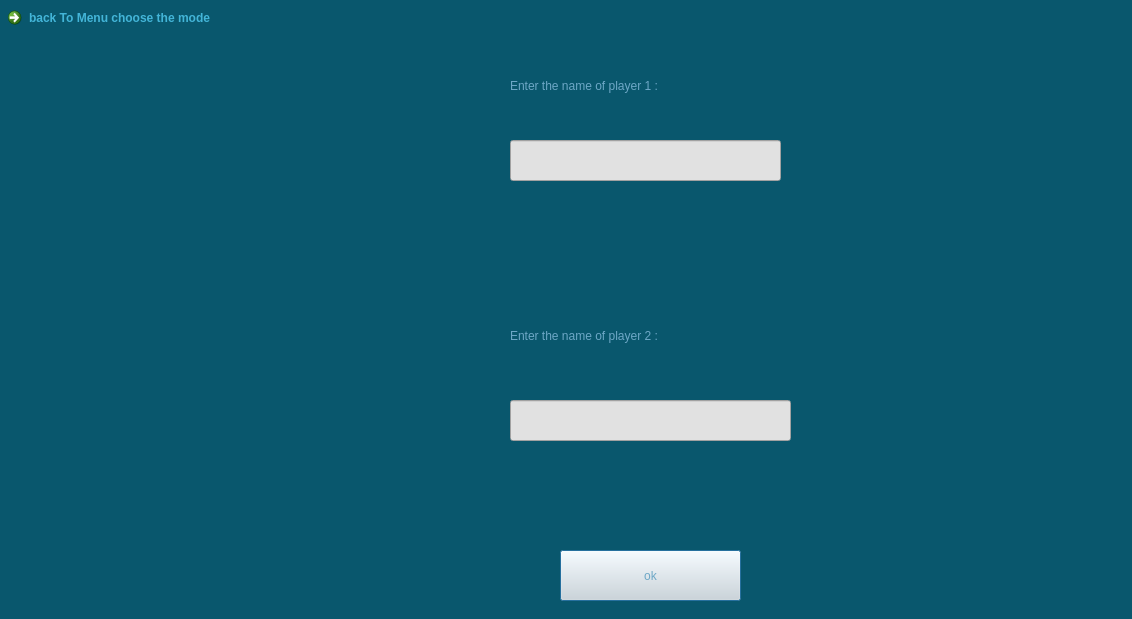
<?xml version="1.0" encoding="UTF-8"?>
<ui version="4.0">
 <class>pvp_mode_questions</class>
 <widget class="QDialog" name="pvp_mode_questions">
  <property name="geometry">
   <rect>
    <x>0</x>
    <y>0</y>
    <width>1132</width>
    <height>619</height>
   </rect>
  </property>
  <property name="windowTitle">
   <string>Dialog</string>
  </property>
  <property name="styleSheet">
   <string notr="true">background-color: rgb(9, 87, 109);</string>
  </property>
  <widget class="QLabel" name="label">
   <property name="geometry">
    <rect>
     <x>510</x>
     <y>70</y>
     <width>281</width>
     <height>31</height>
    </rect>
   </property>
   <property name="styleSheet">
    <string notr="true">font: 700 italic 16pt &quot;Segoe UI&quot;;
color: rgb(109, 167, 198);</string>
   </property>
   <property name="text">
    <string>Enter the name of player 1 :</string>
   </property>
  </widget>
  <widget class="QLabel" name="label_2">
   <property name="geometry">
    <rect>
     <x>510</x>
     <y>320</y>
     <width>291</width>
     <height>31</height>
    </rect>
   </property>
   <property name="styleSheet">
    <string notr="true">font: 700 italic 16pt &quot;Segoe UI&quot;;
color: rgb(109, 167, 198);</string>
   </property>
   <property name="text">
    <string>Enter the name of player 2 :</string>
   </property>
  </widget>
  <widget class="QLineEdit" name="lineEdit">
   <property name="geometry">
    <rect>
     <x>510</x>
     <y>140</y>
     <width>271</width>
     <height>41</height>
    </rect>
   </property>
   <property name="styleSheet">
    <string notr="true">font: 700 italic 10pt &quot;Segoe UI&quot;;
background-color: rgb(225, 225, 225);</string>
   </property>
  </widget>
  <widget class="QLineEdit" name="lineEdit_2">
   <property name="geometry">
    <rect>
     <x>510</x>
     <y>400</y>
     <width>281</width>
     <height>41</height>
    </rect>
   </property>
   <property name="styleSheet">
    <string notr="true">font: 700 italic 10pt &quot;Segoe UI&quot;;
background-color: rgb(225, 225, 225);</string>
   </property>
  </widget>
  <widget class="QPushButton" name="pushButton">
   <property name="geometry">
    <rect>
     <x>560</x>
     <y>550</y>
     <width>181</width>
     <height>51</height>
    </rect>
   </property>
   <property name="cursor">
    <cursorShape>PointingHandCursor</cursorShape>
   </property>
   <property name="styleSheet">
    <string notr="true">font: 700 italic 14pt &quot;Segoe UI&quot;;
background-color: rgb(222, 222, 222);
color: rgb(109, 167, 198);</string>
   </property>
   <property name="text">
    <string>ok</string>
   </property>
  </widget>
  <widget class="QLabel" name="label_3">
   <property name="geometry">
    <rect>
     <x>230</x>
     <y>310</y>
     <width>221</width>
     <height>221</height>
    </rect>
   </property>
   <property name="styleSheet">
    <string notr="true">background-image: url(:/new/prefix1/Resource/images_project_3.jfif);
</string>
   </property>
   <property name="text">
    <string/>
   </property>
  </widget>
  <widget class="QLabel" name="label_4">
   <property name="geometry">
    <rect>
     <x>230</x>
     <y>70</y>
     <width>221</width>
     <height>221</height>
    </rect>
   </property>
   <property name="styleSheet">
    <string notr="true">background-image: url(:/new/prefix1/Resource/images_project_3.jfif);</string>
   </property>
   <property name="text">
    <string/>
   </property>
  </widget>
  <widget class="QCommandLinkButton" name="commandLinkButton">
   <property name="geometry">
    <rect>
     <x>0</x>
     <y>0</y>
     <width>271</width>
     <height>41</height>
    </rect>
   </property>
   <property name="styleSheet">
    <string notr="true">color: rgb(67, 181, 216);
background-color: rgb(217, 217, 217);</string>
   </property>
   <property name="text">
    <string>back To Menu choose the mode</string>
   </property>
  </widget>
  <zorder>pushButton</zorder>
  <zorder>lineEdit</zorder>
  <zorder>label</zorder>
  <zorder>label_2</zorder>
  <zorder>lineEdit_2</zorder>
  <zorder>label_3</zorder>
  <zorder>label_4</zorder>
  <zorder>commandLinkButton</zorder>
 </widget>
 <tabstops>
  <tabstop>lineEdit</tabstop>
  <tabstop>lineEdit_2</tabstop>
  <tabstop>pushButton</tabstop>
 </tabstops>
 <resources/>
 <connections>
  <connection>
   <sender>pushButton</sender>
   <signal>clicked()</signal>
   <receiver>pvp_mode_questions</receiver>
   <slot>close()</slot>
   <hints>
    <hint type="sourcelabel">
     <x>299</x>
     <y>378</y>
    </hint>
    <hint type="destinationlabel">
     <x>409</x>
     <y>357</y>
    </hint>
   </hints>
  </connection>
 </connections>
</ui>
